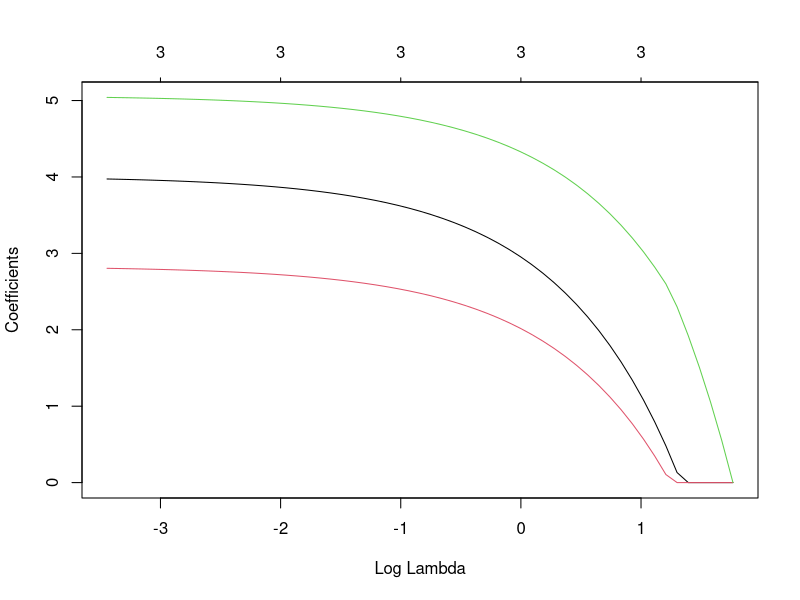
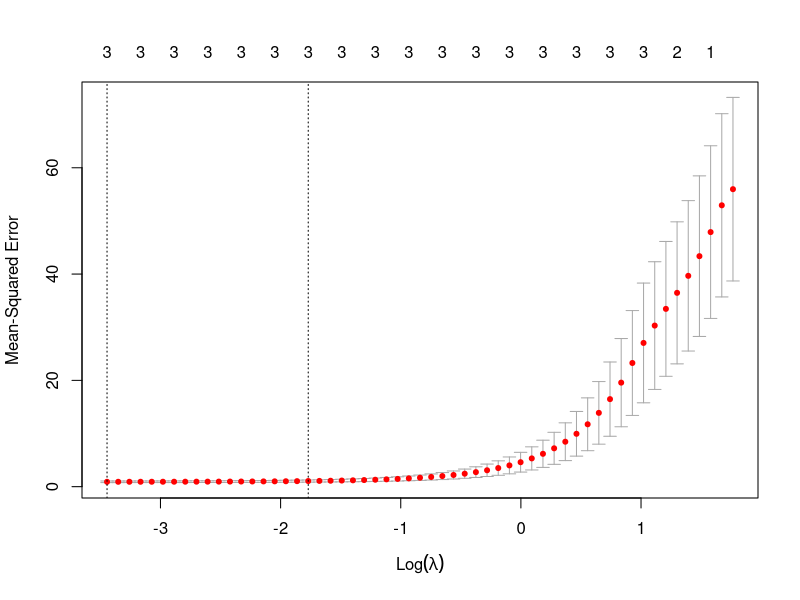

Write the R code that produced these figures, in order.
#install.packages("glmnet")
library(glmnet)
set.seed(1)
x1 <- rnorm(30)
x2 <- rnorm(30)
x3 <- rnorm(30)
X <- matrix( c(x1, x2, x3), byrow = F, ncol = 3)
y <- 3 + 4*x1 + 3*x2 + 5*x3 + rnorm(30)
fit <-glmnet(x = X, y = y, alpha = 1) 
# different values of alpha return different estimators, alpha = 1 is the lasso.
plot(fit, xvar = "lambda")
#so ?? is the penalty or the Lagrange multiplier if you prefer and is always positive. 
#Setting ??=0
#yields the familiar minimization of squared residuals while for greater values, 
#some of the coefficients will be set to zero. As ????????????????, all the coefficents will be set 
#to zero.
#This is exactly what this plot shows then, the coefficient path for different values of 
#lambda. For reasons beyond me the creators of this package have opted to present lambda 
#on the log scale, thus values between zero and one are now negative.
#Pick the value of lambda you like and you can extract the coefficients with the command
coef(fit, s = 0.3) # s is the value of lambda
#locate a point on the plot
log(0.3)
#Cross validation and selection of minimum prediction error
crossval <-  cv.glmnet(x = X, y = y)
plot(crossval)
penalty <- crossval$lambda.min #optimal lambda
penalty #minimal shrinkage
#fit1<-lm(y~X)
fit1 <-glmnet(x = X, y = y, alpha = 1, lambda = penalty ) #estimate the model with that
coef(fit1)
